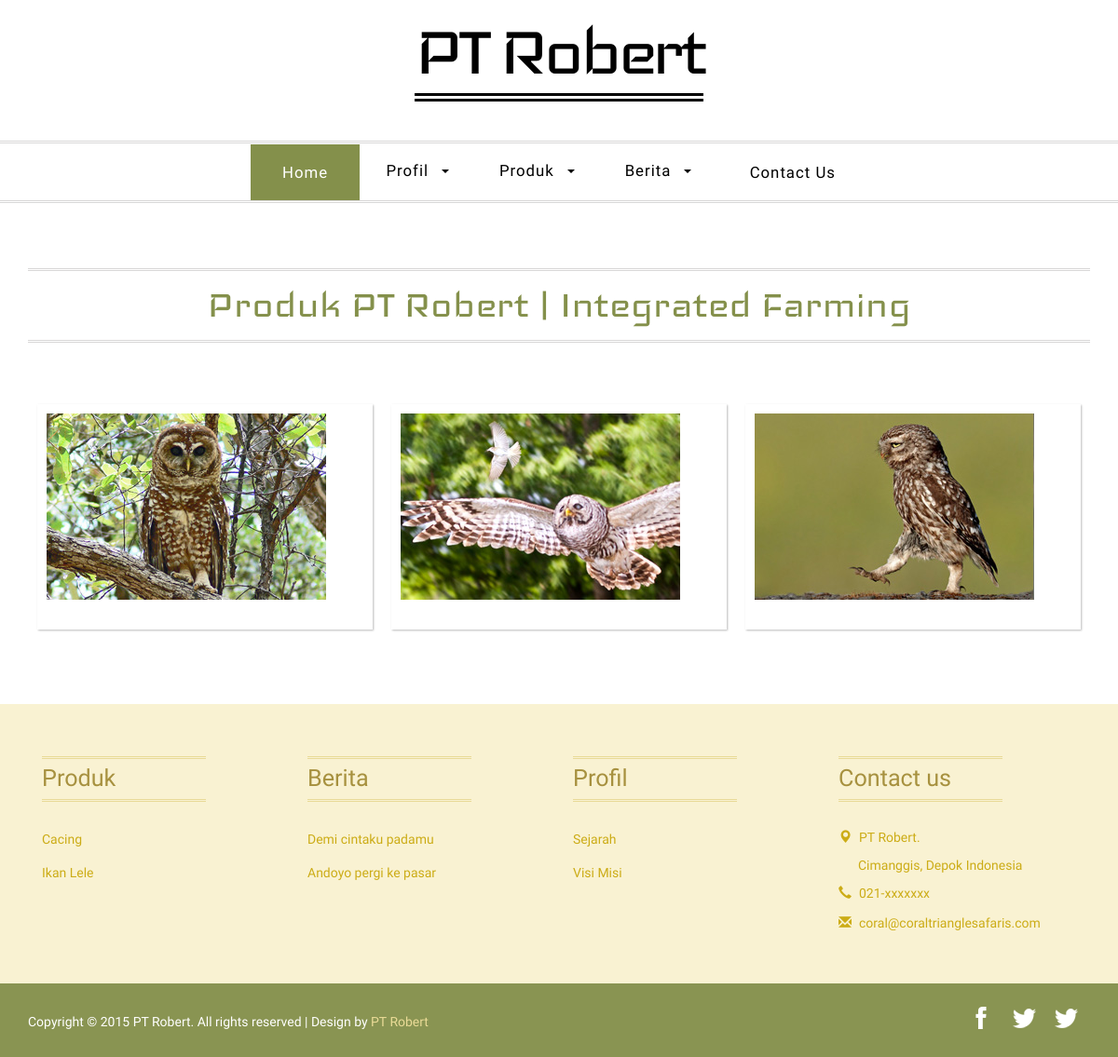
The app's page /index.php/produk with its own data.
### tables this page shows
CREATE TABLE IF NOT EXISTS `konfigurasi` (
  `id_konfigurasi` int(11) NOT NULL AUTO_INCREMENT,
  `home_setting` varchar(20) NOT NULL,
  `namaweb` varchar(200) NOT NULL,
  `tagline` varchar(200) DEFAULT NULL,
  `tentang` varchar(500) DEFAULT NULL,
  `gambar` text,
  `video` varchar(50) DEFAULT NULL,
  `yacht` text NOT NULL,
  `website` varchar(255) DEFAULT NULL,
  `email` varchar(255) DEFAULT NULL,
  `alamat` varchar(400) DEFAULT NULL,
  `telepon` varchar(50) DEFAULT NULL,
  `hp` varchar(50) DEFAULT NULL,
  `fax` varchar(50) DEFAULT NULL,
  `logo` varchar(255) DEFAULT NULL,
  `icon` varchar(255) DEFAULT NULL,
  `keywords` varchar(400) DEFAULT NULL,
  `metatext` text,
  `facebook` varchar(255) DEFAULT NULL,
  `twitter` varchar(255) DEFAULT NULL,
  `instagram` varchar(255) DEFAULT NULL,
  `google_map` text,
  `judul_1` varchar(200) DEFAULT NULL,
  `pesan_1` varchar(200) DEFAULT NULL,
  `judul_2` varchar(200) DEFAULT NULL,
  `pesan_2` varchar(200) DEFAULT NULL,
  `judul_3` varchar(200) DEFAULT NULL,
  `pesan_3` varchar(200) DEFAULT NULL,
  `judul_4` varchar(200) DEFAULT NULL,
  `pesan_4` varchar(200) DEFAULT NULL,
  `judul_5` varchar(200) DEFAULT NULL,
  `pesan_5` varchar(200) NOT NULL,
  `judul_6` varchar(200) DEFAULT NULL,
  `pesan_6` varchar(200) NOT NULL,
  `id_user` int(11) NOT NULL,
  `tanggal` timestamp NOT NULL DEFAULT CURRENT_TIMESTAMP ON UPDATE CURRENT_TIMESTAMP,
  PRIMARY KEY (`id_konfigurasi`)
);

CREATE TABLE IF NOT EXISTS `produk` (
  `id_produk` int(11) NOT NULL AUTO_INCREMENT,
  `id_user` int(11) NOT NULL,
  `id_kategori_produk` int(11) NOT NULL,
  `slug_produk` varchar(255) NOT NULL,
  `nama_produk` varchar(255) NOT NULL,
  `keterangan` text NOT NULL,
  `harga` int(11) NOT NULL,
  `stok` int(11) NOT NULL,
  `satuan` varchar(20) NOT NULL,
  `status_produk` varchar(20) NOT NULL,
  `gambar` varchar(255) NOT NULL,
  `tanggal_post` datetime NOT NULL,
  `tanggal` timestamp NOT NULL DEFAULT CURRENT_TIMESTAMP ON UPDATE CURRENT_TIMESTAMP,
  PRIMARY KEY (`id_produk`)
);

CREATE TABLE IF NOT EXISTS `kategori_produk` (
  `id_kategori_produk` int(11) NOT NULL AUTO_INCREMENT,
  `slug_kategori_produk` varchar(255) NOT NULL,
  `nama_kategori_produk` varchar(255) NOT NULL,
  `keterangan` text,
  `urutan` int(11) DEFAULT NULL,
  PRIMARY KEY (`id_kategori_produk`)
);

CREATE TABLE IF NOT EXISTS `berita` (
  `id_berita` int(11) NOT NULL AUTO_INCREMENT,
  `id_user` int(11) NOT NULL,
  `id_kategori_berita` int(11) NOT NULL,
  `slug_berita` varchar(255) NOT NULL,
  `nama_berita` varchar(255) NOT NULL,
  `keterangan` text NOT NULL,
  `jenis_berita` varchar(20) NOT NULL,
  `status_berita` varchar(20) NOT NULL,
  `gambar` varchar(255) NOT NULL,
  `tanggal_post` datetime NOT NULL,
  `tanggal` timestamp NOT NULL DEFAULT CURRENT_TIMESTAMP ON UPDATE CURRENT_TIMESTAMP,
  PRIMARY KEY (`id_berita`)
);

### application/views/layout/wrapper.php (called while the page is built)
<?php
require_once('head.php');
require_once('header.php');
require_once('nav.php');
require_once('content.php');
require_once('footer.php');

### application/controllers/Produk.php (called while the page is built, shortened)
<?php
class Produk extends CI_Controller {
	public function __construct(){
		$this->load->model('konfigurasi_model');
		$this->load->model('produk_model');
		$this->load->model('kategori_produk_model');
	}
	public function index() {
		$site	= $this->konfigurasi_model->listing();
		$produk	= $this->produk_model->home();
		$data	= array( 'title'	=> 'Produk '.$site['namaweb'].' | '.$site['tagline'],
						 'keywords' => 'Produk '.$site['namaweb'].', '.$site['keywords'],
						 'produk'	=> $produk,
						 'isi'		=> 'produk/list');
		$this->load->view('layout/wrapper',$data);
	}
}

### index.php (called while the page is built, shortened)
<?php
require_once BASEPATH.'core/CodeIgniter.php';

### application/models/Konfigurasi_model.php (called while the page is built, shortened)
<?php
class Konfigurasi_model extends CI_Model {
	public function listing() {
		$this->db->select('*');
		$this->db->from('konfigurasi');
		$this->db->order_by('id_konfigurasi','DESC');
		$query = $this->db->get();
		return $query->row_array();
	}
}

### application/views/layout/content.php (called while the page is built)
<?php
if($isi)   {
	$this->load->view($isi);
}

### application/models/Produk_model.php (called while the page is built, shortened)
<?php
class Produk_model extends CI_Model {
	public function home() {
		$this->db->select('produk.*, kategori_produk.nama_kategori_produk, users.nama');
		$this->db->from('produk');
		$this->db->join('kategori_produk','kategori_produk.id_kategori_produk = produk.id_kategori_produk', 'LEFT');
		$this->db->join('users','users.id_user = produk.id_user','LEFT');
		$this->db->where('produk.status_produk','Publish');
		$this->db->order_by('id_produk','DESC');
		$this->db->limit(6);
		$query = $this->db->get();
		return $query->result();
	}
}

### application/models/Site_model.php (called while the page is built, shortened)
<?php
class Site_model extends CI_Model {
	public function nav_produk() {
		$this->db->select('produk.*,kategori_produk.nama_kategori_produk,
						  kategori_produk.slug_kategori_produk');
		$this->db->from('produk');
		$this->db->join('kategori_produk','kategori_produk.id_kategori_produk = produk.id_kategori_produk');
		$this->db->group_by('produk.id_kategori_produk');
		$this->db->order_by('kategori_produk.nama_kategori_produk','ASC');
		$query = $this->db->get();
		return $query->result();
	}
	public function nav_berita() {
		$this->db->select('berita.*,kategori_berita.nama_kategori_berita,
						  kategori_berita.slug_kategori_berita');
		$this->db->from('berita');
		$this->db->join('kategori_berita','kategori_berita.id_kategori_berita = berita.id_kategori_berita');
		$this->db->group_by('berita.id_kategori_berita');
		$this->db->order_by('kategori_berita.nama_kategori_berita','ASC');
		$query = $this->db->get();
		return $query->result();
	}
	public function nav_profil() {
		$this->db->select('*');
		$this->db->from('berita');
		$this->db->where(array(	'jenis_berita'	=> 'Profil',
								'status_berita'	=> 'Publish'));
		$this->db->order_by('nama_berita');
		$query = $this->db->get();
		return $query->result();
	}
}

### application/views/produk/list.php (the view, shortened to what this page needs)
<div class="gallery">
<div class="container">
<h3 class="title"><?php echo $title ?></h3>
<div class="gallery-grids">
    <?php foreach($produk as $produk) { ?>
    <div class="col-md-4 port-grids view view-fourth">
        <a href="<?php echo base_url('produk/read/'.$produk->slug_produk) ?>" data-title="<?php echo $produk->nama_produk ?>">
            <img src="<?php echo base_url('assets/upload/image/'.$produk->gambar) ?>" class="img-responsive" alt="<?php echo $produk->nama_produk ?>"/>
        </a>
    </div>
    <?php } ?>
</div>
</div>
</div>

### application/views/layout/header.php
<?php
$site = $this->konfigurasi_model->listing();
?>
<div class="logo">
  <div class="container">
	  <div class="logo-info">
		  <a href="<?php echo base_url() ?>">
			  <h1><?php echo $site['namaweb'] ?></h1>
		  </a>
	  </div>
  </div>
</div>

### application/views/layout/footer.php (shortened to what this page needs)
<?php
$site = $this->konfigurasi_model->listing();
?>
<div class="footer">
<div class="container">
<div class="footer-grids">
	<div class="col-md-3 footer-grid">
		<h3 class="title">Produk</h3>
		<ul>
		<?php
		$footer_produk	= $this->site_model->nav_produk();
		foreach($footer_produk as $foprod) {
		?>
			<li><a href="<?php echo base_url('produk/kategori/'.$foprod->slug_kategori_produk) ?>"><?php echo $foprod->nama_kategori_produk ?></a></li>
		<?php } ?>
		</ul>
	</div>
	<div class="col-md-3 footer-grid">
		<h3 class="title">Berita</h3>
		 <ul>
         	<?php
			$footer_berita	= $this->site_model->nav_berita();
			foreach($footer_berita as $fober) {
			?>
			<li><a href="<?php echo base_url('berita/kategori/'.$fober->slug_berita) ?>"><?php echo $fober->nama_berita ?></a></li>
			<?php } ?>
		</ul>
	</div>
	<div class="col-md-3 footer-grid">
		<h3 class="title">Profil</h3>
		<ul>
        <?php
		$footer_profil	= $this->site_model->nav_profil();
		foreach($footer_profil as $foprof) {
		?>
			<li><a href="<?php echo base_url('berita/read/'.$foprof->slug_berita) ?>">
			<?php echo $foprof->nama_berita ?></a></li>
		<?php } ?>
		</ul>
	</div>
	<div class="col-md-3 footer-grid contact-grid">
			<h3 class="title">Contact us</h3>
			<ul>
				<li><span class="glyphicon glyphicon-map-marker" aria-hidden="true"></span><?php echo $site['namaweb']?>.</li>
				<li class="adrs"><?php echo nl2br ($site['alamat'])?></li>
				<li><span class="glyphicon glyphicon-earphone" aria-hidden="true"></span><?php echo $site['telepon']?></li>
				<li><span class="glyphicon glyphicon-envelope" aria-hidden="true"></span><a href="mailto:<?php echo $site['email']?>"><?php echo $site['email']?></a></li>
			</ul>
	</div>
	<div class="clearfix"> </div>
</div>
</div>
</div>
<div class="copy">
<div class="container">
<div class="copy-left">
	<p>Copyright © 2015 <?php echo $site['namaweb']?>. All rights reserved | Design by <a href="<?php echo $site['website']?>"><?php echo $site['namaweb']?></a></p>
</div>
<div class="social-icons">
	<ul>
		<li><a href="<?php echo $site['facebook']?>" class="fb"></a></li>
		<li><a href="<?php echo $site['twitter']?>"></a></li>
        <li><a href="<?php echo $site['instagram']?>" class="ig"></a></li>
	</ul>
</div>
<div class="clearfix"> </div>
</div>
</div>
</body>
</html>

### assets/front/css/style.css (style rules this page uses)
body { margin:0; font-family: 'Roboto-Regular'; }
body a { transition: 0.5s all ease; -webkit-transition: 0.5s all ease; -moz-transition: 0.5s all ease; -o-transition: 0.5s all ease; -ms-transition: 0.5s all ease; text-decoration:none; }
h1,h2,h3,h4,h5,h6 { margin:0; }
p { margin:0; }
ul,label { margin:0; padding:0; }
.logo { padding: 0.8em 0 3em; text-align: center; }
.logo a { display:inline-block; }
.logo a h1 { font-size: 6.5em; font-family: 'Iceland-Regular'; color: #000; letter-spacing: -5px; border-bottom: 9px double #000; line-height: 0.98em; }
.logo-info { position: relative; }
h3.title { font-size: 3.5em; color: #84904B; text-align: center; border-top: 3px double #D8D7D7; border-bottom: 3px double #D8D7D7; padding: 0.2em 0; font-family: 'Iceland-Regular'; }
.footer { padding: 4em 0 3em; background-color:#F9F2D2; }
.footer-grid h3.title { padding: 0.3em 0; text-align: left; width: 69%; border-color: #E8DA97; font-family: 'Roboto-Regular'; font-size: 1.8em; color: #A7913F; }
.footer-grid ul { margin: 0; padding: 2em 0 0; }
.footer-grid ul li { display: block; margin: 0 0 10px; color:#CCAC16; font-size: 1em; }
.footer-grid ul li a { font-size: 1em; color: #CCAC16; text-decoration: none; padding: 0.2em 0; display: inline-block; }
.contact-grid ul li span { width: 15px; height: 15px; margin-right: 0.5em; }
.footer-grid ul li.adrs { padding-left: 1.5em; }
.copy { text-align: center; background:#899452; padding:1.5em 0; }
.copy p { color: #fff; font-size: 1em; margin-top: 10px; }
.copy p a { color:#EADB97; }
.copy-left { float: left; }
.social-icons { float: right; }
.social-icons ul li { display: inline-block; margin-right: 10px; }
.social-icons ul li a.fb { background: url(../images/iconsprite.png)no-repeat 10px 3px; }
.social-icons ul li a { background: url(../images/iconsprite.png)no-repeat 3px -33px; display: block; width: 32px; height: 32px; transition: none; }
.about, .typo, .gallery,.services, .contact { padding: 5em 0; }
.gallery-grids { margin-top: 4em; }
.view { width: 360px; height: 242px; margin: 10px; float: left; border: 10px solid #fff; overflow: hidden; position: relative; text-align: center; -webkit-box-shadow: 1px 1px 2px #BCBCBC; -moz-box-shadow: 1px 1px 2px #BCBCBC; box-shadow: 1px 1px 2px #BCBCBC; cursor: default; padding: 0; }
.view img { display: block; position: relative; }
.view-fourth img { -webkit-transition: all 0.4s ease-in-out 0.2s; -moz-transition: all 0.4s ease-in-out 0.2s; -o-transition: all 0.4s ease-in-out 0.2s; -ms-transition: all 0.4s ease-in-out 0.2s; transition: all 0.4s ease-in-out 0.2s; -ms-filter: "progid: DXImageTransform.Microsoft.Alpha(Opacity=100)"; filter: alpha(opacity=100); opacity: 1; }

### records on screen
konfigurasi: namaweb "PT Robert", alamat "Cimanggis, Depok Indonesia", telepon "021-xxxxxxx", email "coral@coraltrianglesafaris.com"
produk: gambar (picture)
produk: gambar (picture), id_kategori_produk.nama_kategori_produk "Ikan Lele"
produk: gambar (picture), id_kategori_produk.nama_kategori_produk "Cacing"
berita: nama_berita "Demi cintaku padamu"
berita: nama_berita "Andoyo pergi ke pasar"
berita: nama_berita "Sejarah"
berita: nama_berita "Visi Misi"

### other values on screen
$title "Produk PT Robert | Integrated Farming"
